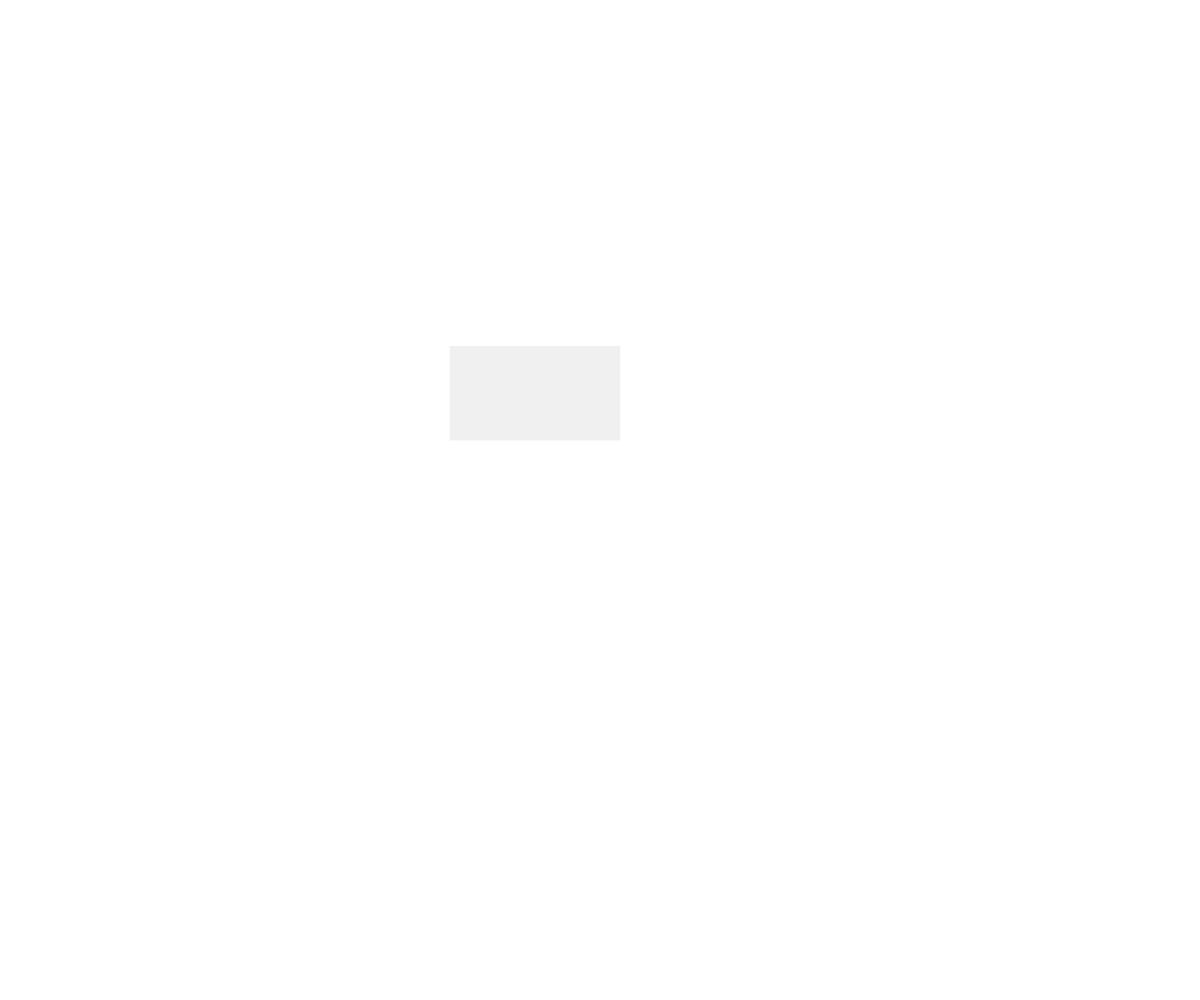
Frame 1 (no input)
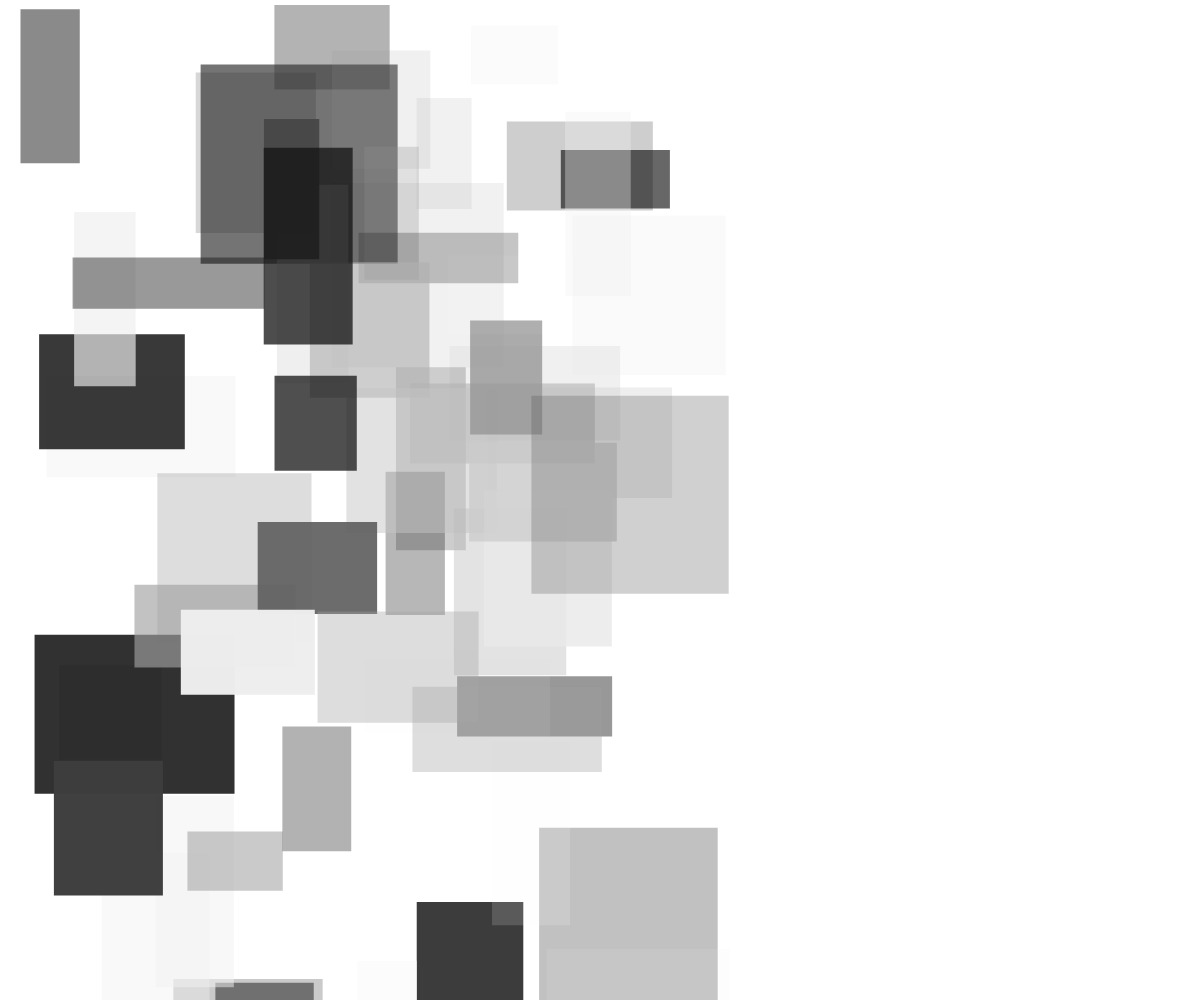
Frame 60 (no input)
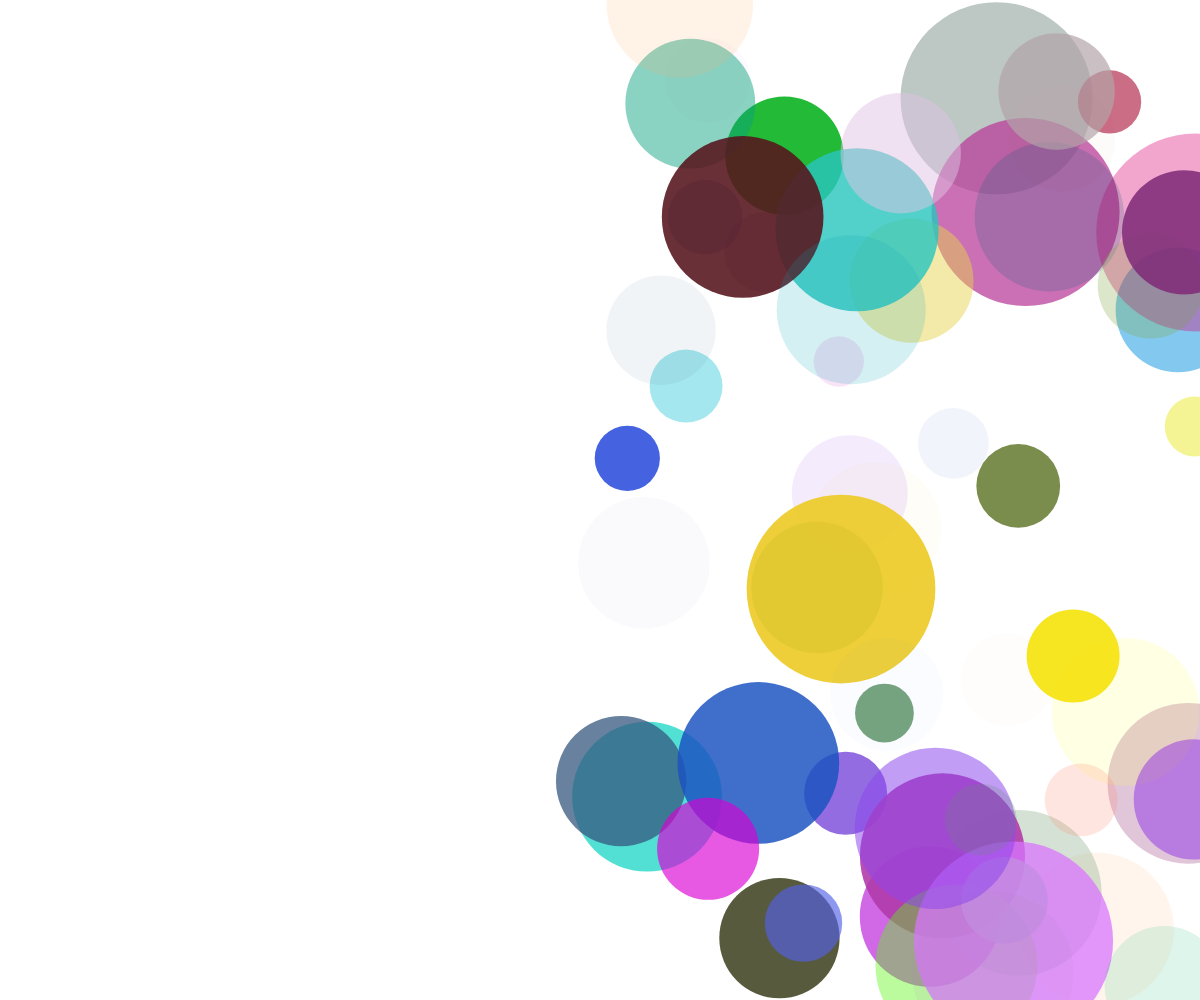
Frame 120 (the mouse pressed at the canvas centre since frame 60)

The p5.js sketch that drew these frames (run headless with seeded random() and noise() and a simulated clock; from frame 60 on, the mouse is pressed at the canvas centre):

// p5.js sketch
// ── sketch.js
// circles and rects demo
// Feb 12, 2018
// Aaron Phillips

let mode;

function setup() {
  createCanvas(windowWidth, windowHeight);
  noStroke();
  mode = 2;
}

function draw() {
  if (mouseX < width/2) {
    //draw rectangles
    fill(random(255), random(255));
    if (mode === 1) {
      rect(random(width), random(height), random(50, 200), random(50, 200));
    }
    else if (mode === 2) {
      rect(random(width/2), random(height), random(50, 200), random(50, 200));
    }
  }
  else {
    fill(random(255), random(255), random(255), random(255));
    if (mode === 1) {
      ellipse(random(width), random(height), random(50, 200));
    }
    else if (mode === 2) {
      ellipse(random(width/2, width), random(height), random(50, 200));
    }
  }
}

function keyTyped() {
  if (key === "1") {
    mode = 1;
  }
  else if (key === "2") {
    mode = 2;
  }
}

function mousePressed() {
  background(255);
}
